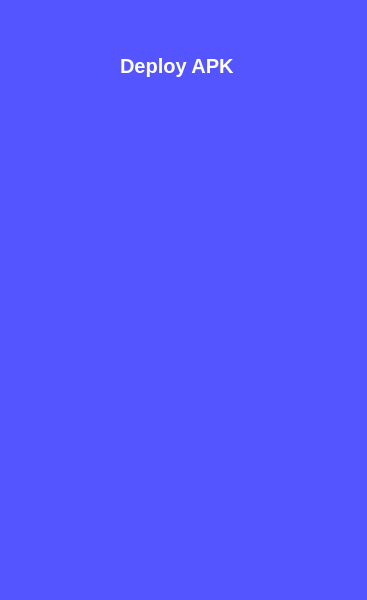
<?xml version="1.0" encoding="UTF-8"?>
<ui version="4.0">
 <class>MainWindow</class>
 <widget class="QMainWindow" name="MainWindow">
  <property name="geometry">
   <rect>
    <x>0</x>
    <y>0</y>
    <width>367</width>
    <height>600</height>
   </rect>
  </property>
  <property name="windowTitle">
   <string>MainWindow</string>
  </property>
  <property name="styleSheet">
   <string notr="true">background-color:rgb(85, 85, 255);</string>
  </property>
  <widget class="QWidget" name="centralwidget">
   <widget class="QLabel" name="label">
    <property name="geometry">
     <rect>
      <x>120</x>
      <y>50</y>
      <width>121</width>
      <height>31</height>
     </rect>
    </property>
    <property name="styleSheet">
     <string notr="true">font-size:20px;font-weight:bold;color:#FFF;</string>
    </property>
    <property name="text">
     <string>Deploy APK</string>
    </property>
   </widget>
  </widget>
  <widget class="QMenuBar" name="menubar">
   <property name="geometry">
    <rect>
     <x>0</x>
     <y>0</y>
     <width>367</width>
     <height>21</height>
    </rect>
   </property>
  </widget>
  <widget class="QStatusBar" name="statusbar"/>
 </widget>
 <resources/>
 <connections/>
</ui>
